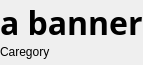
                   <widget class="QWidget" name="scrollHome">
                    <property name="geometry">
                     <rect>
                      <x>0</x>
                      <y>0</y>
                      <width>140</width>
                      <height>65</height>
                     </rect>
                    </property>
                    <layout class="QGridLayout" name="gridLayout_2">
                     <property name="leftMargin">
                      <number>0</number>
                     </property>
                     <property name="topMargin">
                      <number>0</number>
                     </property>
                     <property name="rightMargin">
                      <number>0</number>
                     </property>
                     <property name="bottomMargin">
                      <number>0</number>
                     </property>
                     <property name="spacing">
                      <number>0</number>
                     </property>
                     <item row="0" column="0">
                      <widget class="QWidget" name="widget_3" native="true">
                       <layout class="QGridLayout" name="gridLayout_14">
                        <property name="leftMargin">
                         <number>0</number>
                        </property>
                        <property name="topMargin">
                         <number>0</number>
                        </property>
                        <property name="rightMargin">
                         <number>0</number>
                        </property>
                        <property name="bottomMargin">
                         <number>0</number>
                        </property>
                        <property name="spacing">
                         <number>0</number>
                        </property>
                        <item row="0" column="0">
                         <widget class="QWidget" name="Banner" native="true">
                          <layout class="QGridLayout" name="gridLayout_11">
                           <property name="leftMargin">
                            <number>0</number>
                           </property>
                           <property name="topMargin">
                            <number>0</number>
                           </property>
                           <property name="rightMargin">
                            <number>0</number>
                           </property>
                           <property name="bottomMargin">
                            <number>0</number>
                           </property>
                           <property name="spacing">
                            <number>0</number>
                           </property>
                           <item row="0" column="0">
                            <widget class="QWidget" name="widget_2" native="true">
                             <layout class="QGridLayout" name="gridLayout_12">
                              <property name="leftMargin">
                               <number>0</number>
                              </property>
                              <property name="topMargin">
                               <number>0</number>
                              </property>
                              <property name="rightMargin">
                               <number>0</number>
                              </property>
                              <property name="bottomMargin">
                               <number>0</number>
                              </property>
                              <property name="spacing">
                               <number>0</number>
                              </property>
                              <item row="0" column="0">
                               <widget class="QLabel" name="label_2">
                                <property name="font">
                                 <font>
                                  <family>Aksaramatee</family>
                                  <pointsize>24</pointsize>
                                  <bold>true</bold>
                                 </font>
                                </property>
                                <property name="text">
                                 <string>a banner</string>
                                </property>
                               </widget>
                              </item>
                             </layout>
                            </widget>
                           </item>
                          </layout>
                         </widget>
                        </item>
                        <item row="1" column="0">
                         <widget class="QWidget" name="categoryWrap" native="true">
                          <layout class="QGridLayout" name="gridLayout_10">
                           <property name="leftMargin">
                            <number>0</number>
                           </property>
                           <property name="topMargin">
                            <number>0</number>
                           </property>
                           <property name="rightMargin">
                            <number>0</number>
                           </property>
                           <property name="bottomMargin">
                            <number>0</number>
                           </property>
                           <property name="spacing">
                            <number>0</number>
                           </property>
                           <item row="0" column="0">
                            <widget class="QLabel" name="label_9">
                             <property name="text">
                              <string>Caregory</string>
                             </property>
                            </widget>
                           </item>
                          </layout>
                         </widget>
                        </item>
                        <item row="2" column="0">
                         <widget class="QWidget" name="productlist" native="true"/>
                        </item>
                       </layout>
                      </widget>
                     </item>
                    </layout>
                   </widget>
